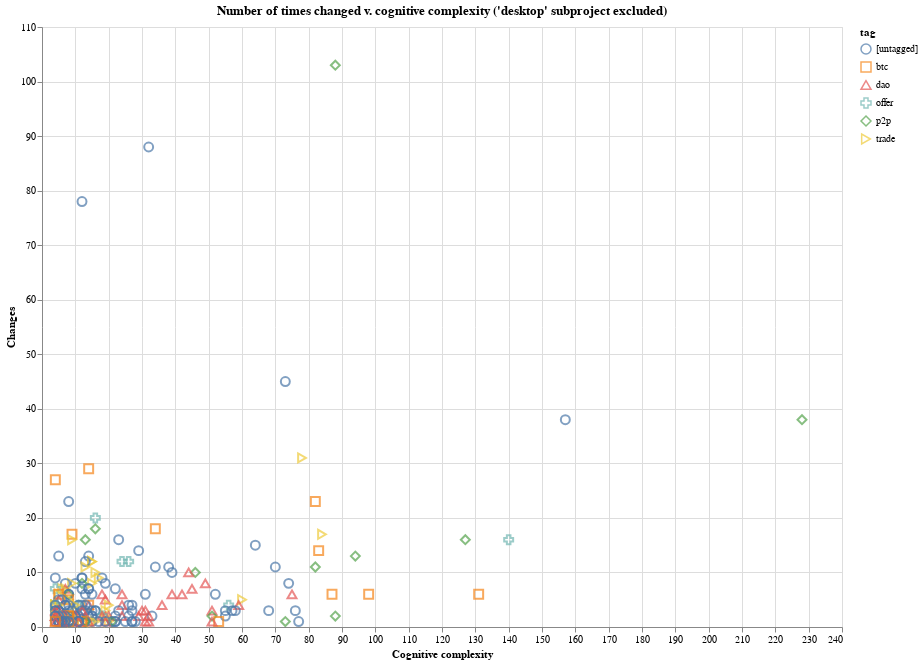

Notebook cell for this chart:
### Code cell
changes_vs_cc_plot(title) = @vlplot(
    title=title,
    mark={type=:point, size=80, strokeWidth=2},
    height=600,
    width=800,
    x={
        :cognitive_complexity,
        title="Cognitive complexity",
        # scale={type=:log},
        },
    y={
        :changes,
        title="Changes",
        # scale={type=:log},
        },
    color="tag:n",
    shape="tag:n",
    tooltip={field=:shorter_path, type="nominal"},
)

p = df |>
    @filter(_.subproject != "desktop") |>
    #@filter(_.tag != ) |>
    DataFrame |>
    changes_vs_cc_plot("Number of times changed v. cognitive complexity ('desktop' subproject excluded)")

### Figure 1 — Vega-Lite specification as saved in the notebook (floating-point values rounded to 4 significant figures; data arrays with more than 128 entries replaced by an {"elided": "..."} marker saying what was removed)
{"data": {"values": {"elided": "244 records"}}, "encoding": {"color": {"field": "tag", "type": "nominal"}, "shape": {"field": "tag", "type": "nominal"}, "tooltip": {"field": "shorter_path", "type": "nominal"}, "x": {"field": "cognitive_complexity", "title": "Cognitive complexity", "type": "quantitative"}, "y": {"field": "changes", "title": "Changes", "type": "quantitative"}}, "height": 600, "mark": {"size": 80, "strokeWidth": 2, "type": "point"}, "title": "Number of times changed v. cognitive complexity ('desktop' subproject excluded)", "width": 800}
